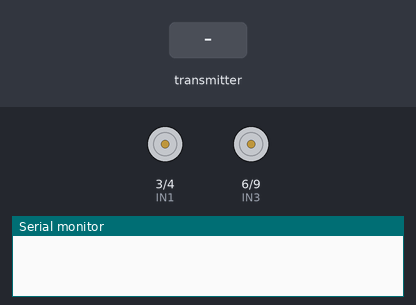
A sketch run on a simulated Arduino Uno, built with avr-gcc and run on an emulated ATmega328P. On the bench: motor-driver pin pairs drawn as motors (green arrow = first pin HIGH = forward, orange = second pin HIGH = backward, longer = more drive, scaled by the enable pin), the last lines printed to the serial monitor. The inputs (shaded band) are chosen by the test bench. No radio packets arrive unless stated.

Above: at 1.2 s.
1.3 s: the transmitter starts sending x = 0
2.8 s: the transmitter starts sending y = 1023
At 3.6 s:
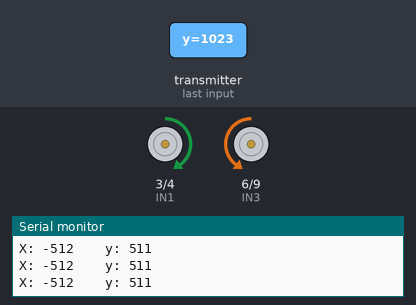
4.3 s: the transmitter starts sending y = 0
At 4.7 s:
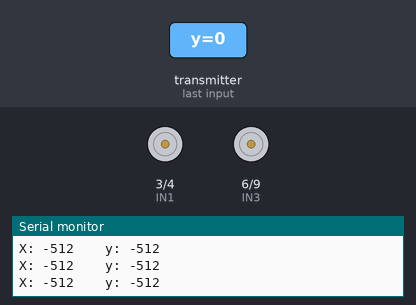
5.8 s: the transmitter starts sending x = 1023
At 7.0 s:
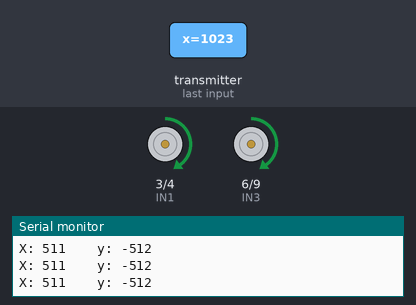
7.3 s: the transmitter starts sending x = 256
At 8.2 s:
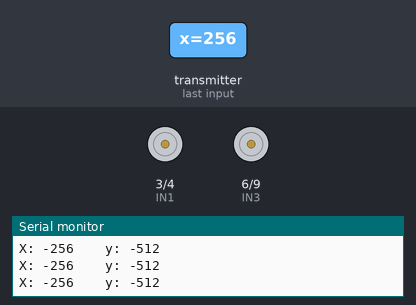
Timing chart, 0 to 9.8 s (numbered marks = the images above; inputs shaded):
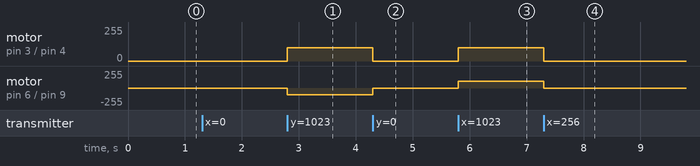

The sketch:

car.ino
```cpp
#include <SPI.h>
#include <nRF24L01.h>
#include <RF24.h>

#define CE_PIN 7
#define CSN_PIN 8

RF24 radio(CE_PIN, CSN_PIN);
const byte address[6] = "00001";

#define IN1 3
#define IN2 4
#define IN3 6
#define IN4 9
#define ENA 5 // PWM for Left Motor
#define ENB 10 // PWM for Right Motor

struct Data {
  int x;
  int y;
};

Data joystickData;

void setup() {
  pinMode(IN1, OUTPUT);
  pinMode(IN2, OUTPUT);
  pinMode(IN3, OUTPUT);
  pinMode(IN4, OUTPUT);
  pinMode(ENA, OUTPUT);
  pinMode(ENB, OUTPUT);

  radio.begin();
  radio.openReadingPipe(0, address);
  radio.setPALevel(RF24_PA_LOW);
  radio.startListening();

  Serial.begin(9600);
}

void loop() {
  if (radio.available()) {
    radio.read(&joystickData, sizeof(joystickData));

    int x = joystickData.x - 512;
    int y = joystickData.y - 512;
    Serial.print("X: ");
    Serial.print(x);
    Serial.print("    y: ");
    Serial.println(y);

    //int leftSpeed = constrain(abs(y + x), 0, 255);
    //int rightSpeed = constrain(abs(y - x), 0, 255);

    //analogWrite(ENA, leftSpeed);
    //analogWrite(ENB, rightSpeed);
    analogWrite(ENA, 100);
    analogWrite(ENB, 100);

    if (x<200 && y<200 ) {
      if(x>0 && y<0){ //forward
      digitalWrite(IN1, LOW);
      digitalWrite(IN2, HIGH);
      digitalWrite(IN3, HIGH);
      digitalWrite(IN4, LOW);
      }
      else if(x<0 && y>0){//left
      digitalWrite(IN1, LOW);
      digitalWrite(IN2, HIGH);
      digitalWrite(IN3, LOW);
      digitalWrite(IN4, HIGH);
      }
      else{//stop
      digitalWrite(IN1, LOW);
      digitalWrite(IN2, LOW);
      digitalWrite(IN3, LOW);
      digitalWrite(IN4, LOW);
      }
    }
    else if (x<200 && y>200) { // Backward
      digitalWrite(IN1, HIGH);
      digitalWrite(IN2, LOW);
      digitalWrite(IN3, LOW);
      digitalWrite(IN4, HIGH);
    }
    else if (x>200 && y<200) { // Right
      digitalWrite(IN1, HIGH);
      digitalWrite(IN2, LOW);
      digitalWrite(IN3, HIGH);
      digitalWrite(IN4, LOW);
    }
    else { // Stop
      digitalWrite(IN1, LOW);
      digitalWrite(IN2, LOW);
      digitalWrite(IN3, LOW);
      digitalWrite(IN4, LOW);
    }
  }
}
```

Measured:
- after the input at 2.8 s, motor on pin 3 (IN1) / pin 4 (IN2): stopped → forward 100/255 at once; motor on pin 6 (IN3) / pin 9 (IN4): stopped → backward 100/255 at once
- after the input at 4.3 s, motor on pin 3 (IN1) / pin 4 (IN2): forward 100/255 → stopped at once; motor on pin 6 (IN3) / pin 9 (IN4): backward 100/255 → stopped at once
- after the input at 5.8 s, motor on pin 3 (IN1) / pin 4 (IN2), motor on pin 6 (IN3) / pin 9 (IN4): stopped → forward 100/255 at once
- after the input at 7.3 s, motor on pin 3 (IN1) / pin 4 (IN2), motor on pin 6 (IN3) / pin 9 (IN4): forward 100/255 → stopped at once
